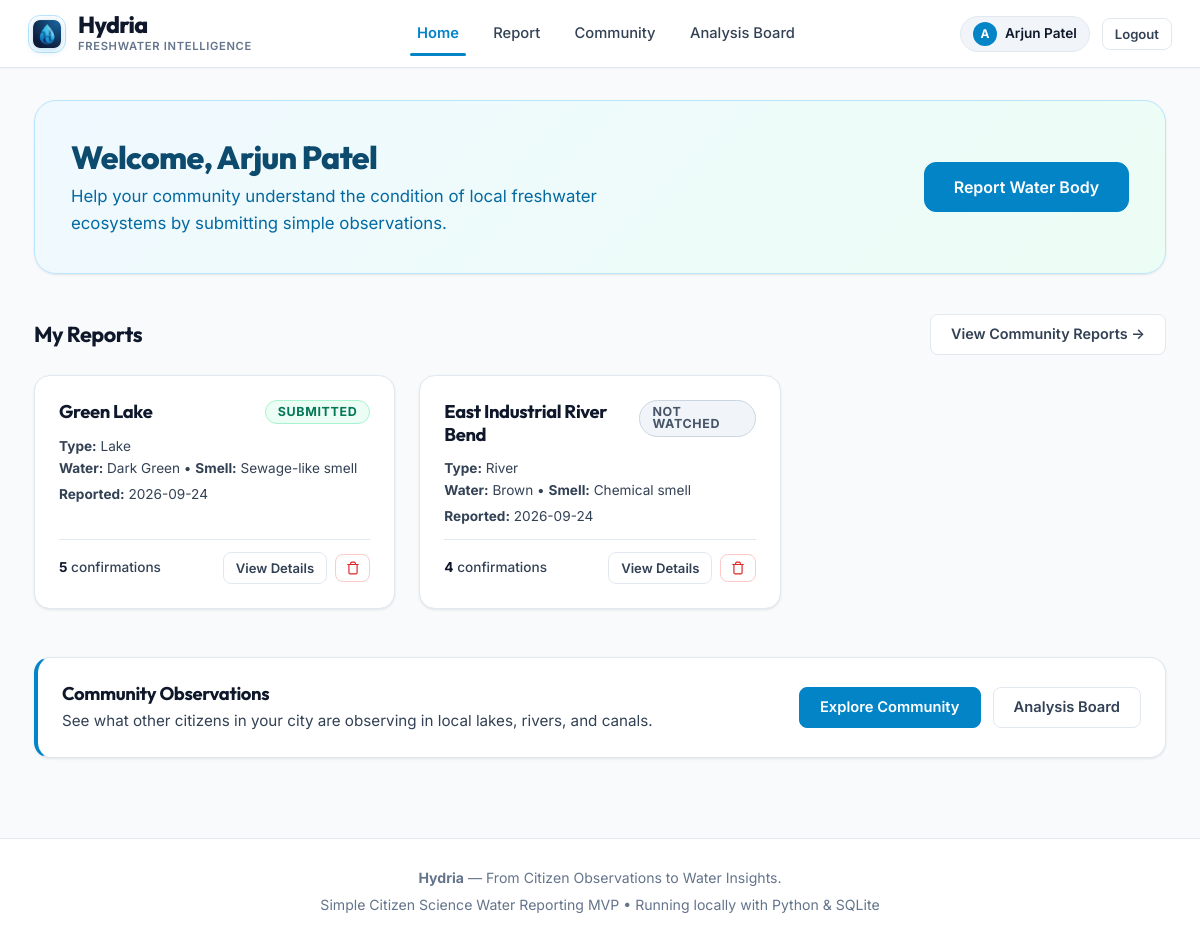
Before: /dashboard (signed in) with the older database file.
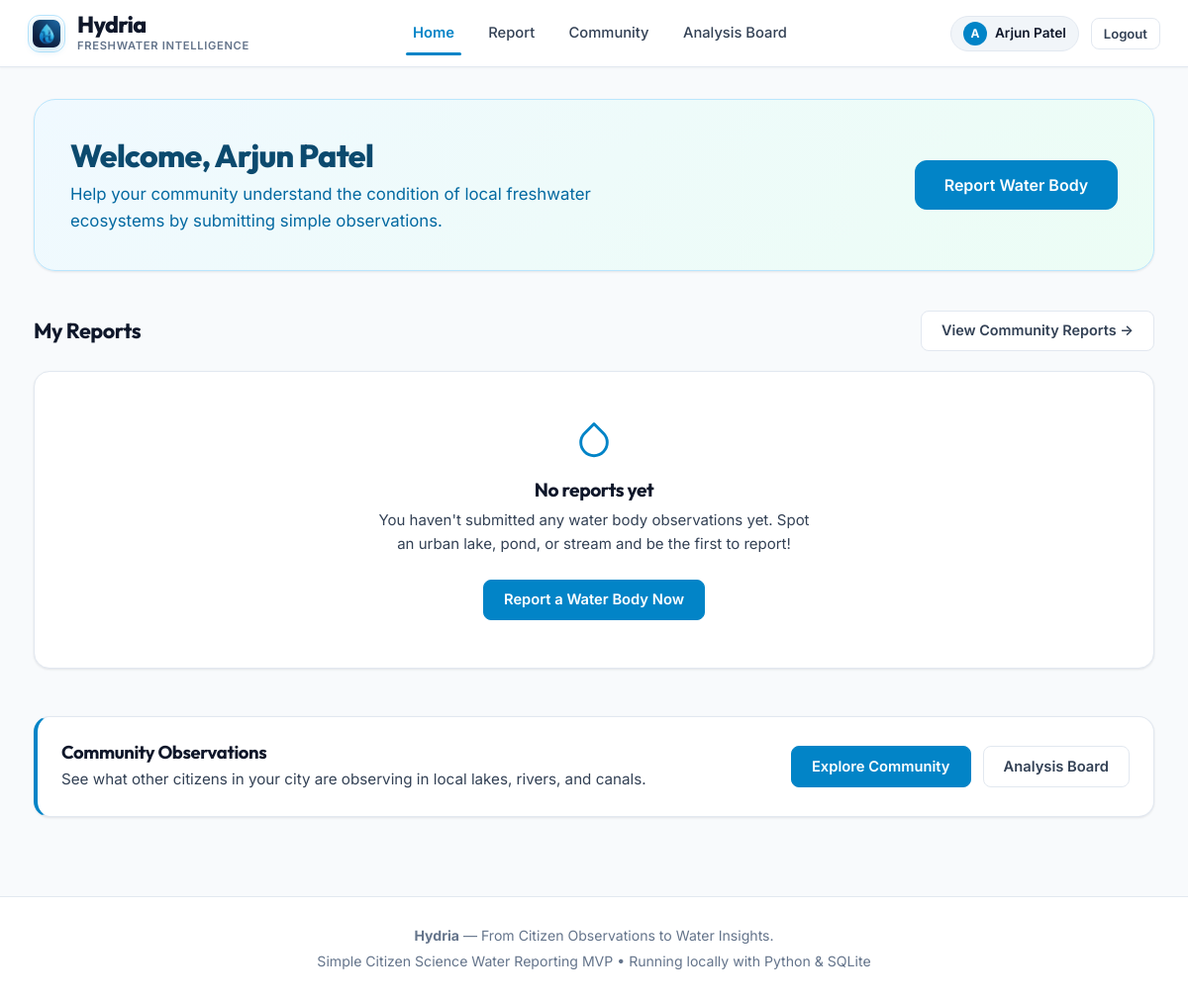
After: the same page with the newer database file.
### tables this page shows
CREATE TABLE reports (
        id INTEGER PRIMARY KEY AUTOINCREMENT,
        user_id INTEGER NOT NULL,
        water_body_name TEXT,
        water_body_type TEXT NOT NULL,
        latitude REAL NOT NULL,
        longitude REAL NOT NULL,
        water_colour TEXT NOT NULL,
        smell TEXT NOT NULL,
        algae TEXT NOT NULL,
        visible_waste TEXT NOT NULL,
        water_appearance TEXT NOT NULL,
        dead_fish TEXT DEFAULT 'No',
        additional_observation TEXT,
        image_path TEXT NOT NULL,
        image_hash TEXT NOT NULL,
        status TEXT NOT NULL CHECK(status IN ('Not Watched', 'In Process', 'Submitted')),
        is_demo INTEGER DEFAULT 0,
        created_at TIMESTAMP DEFAULT CURRENT_TIMESTAMP,
        updated_at TIMESTAMP DEFAULT CURRENT_TIMESTAMP,
        FOREIGN KEY (user_id) REFERENCES users(id) ON DELETE CASCADE
    );

### app.py (the view)
@app.route('/dashboard')
@login_required
def dashboard():
    user_id = session['user_id']
    my_reports = database.get_reports_by_user(user_id)
    return render_template('dashboard.html', reports=my_reports)

### app.py (called while the page is built)
def login_required(f):
    @wraps(f)
    def decorated_function(*args, **kwargs):
        if 'user_id' not in session:
            flash("Please log in to continue.", "info")
            return redirect(url_for('login', next=request.path))
        return f(*args, **kwargs)
    return decorated_function

@app.context_processor
def inject_user():
    user = None
    if 'user_id' in session:
        user = {
            'id': session['user_id'],
            'name': session.get('user_name', 'Citizen Monitor'),
            'email': session.get('user_email', '')
        }
    return dict(current_user=user)

### database.py (called while the page is built)
def get_db_connection():
    conn = sqlite3.connect(DATABASE_PATH)
    conn.row_factory = sqlite3.Row
    conn.execute("PRAGMA foreign_keys = ON")
    return conn

def get_reports_by_user(user_id):
    conn = get_db_connection()
    query = """
        SELECT r.*,
               (SELECT COUNT(*) FROM votes v WHERE v.report_id = r.id) AS vote_count
        FROM reports r
        WHERE r.user_id = ?
        ORDER BY r.created_at DESC
    """
    reports = conn.execute(query, (user_id,)).fetchall()
    conn.close()
    return reports

### templates/dashboard.html (shortened to what the changed rows need)
{% extends "base.html" %}
{% block content %}
<section class="dashboard-hero">
    <div class="dashboard-hero-text">
        <h1>Welcome, {{ current_user.name }}</h1>
    </div>
</section>
<section style="margin-bottom: 3rem;">
    <div class="section-title-bar">
        <h2 class="section-title">My Reports</h2>
    </div>
    {% if reports %}
        <div class="reports-grid">
            {% for r in reports %}
                <div class="card" style="display: flex; flex-direction: column; justify-content: space-between;">
                    <div>
                        <div style="display: flex; align-items: flex-start; justify-content: space-between; gap: 0.5rem; margin-bottom: 0.75rem;">
                            <h3 style="font-size: 1.15rem; font-weight: 700; color: var(--text-primary);">
                                {{ r.water_body_name or "Unnamed " ~ r.water_body_type }}
                            </h3>
                            {% if r.status == 'Submitted' %}
                                <span class="badge badge-submitted">{{ r.status }}</span>
                            {% elif r.status == 'In Process' %}
                                <span class="badge badge-in-process">{{ r.status }}</span>
                            {% else %}
                                <span class="badge badge-not-watched">{{ r.status }}</span>
                            {% endif %}
                        </div>
                        <div style="font-size: 0.85rem; color: var(--text-secondary); margin-bottom: 0.75rem;">
                            <div><strong>Type:</strong> {{ r.water_body_type }}</div>
                            <div><strong>Water:</strong> {{ r.water_colour }} &bull; <strong>Smell:</strong> {{ r.smell }}</div>
                            <div style="margin-top: 0.25rem;"><strong>Reported:</strong> {{ r.created_at[:10] }}</div>
                        </div>
                    </div>
                    <div style="display: flex; align-items: center; justify-content: space-between; padding-top: 0.75rem; border-top: 1px solid var(--border-color); font-size: 0.85rem;">
                        <span style="color: var(--text-secondary); font-weight: 500;">
                            <strong style="color: var(--text-primary);">{{ r.vote_count }}</strong> confirmations
                        </span>
                        <div style="display: flex; align-items: center; gap: 0.5rem;">
                            <a href="{{ url_for('report_detail', report_id=r.id) }}" class="btn btn-secondary btn-sm">
                                View Details
                            </a>
                            <form action="{{ url_for('delete_report_route', report_id=r.id) }}" method="POST"
                                  onsubmit="return confirm('Are you sure you want to delete this report for {{ r.water_body_name or r.water_body_type }}?');" style="margin: 0;">
                                <button type="submit" class="btn btn-danger-outline btn-sm" title="Delete this report" style="padding: 0.35rem 0.6rem; display: inline-flex; align-items: center;">
                                    <svg width="14" height="14" viewBox="0 0 24 24" fill="none" stroke="currentColor" stroke-width="2" stroke-linecap="round" stroke-linejoin="round">
                                        <polyline points="3 6 5 6 21 6"/>
                                        <path d="M19 6v14a2 2 0 0 1-2 2H7a2 2 0 0 1-2-2V6m3 0V4a2 2 0 0 1 2-2h4a2 2 0 0 1 2 2v2"/>
                                    </svg>
                                </button>
                            </form>
                        </div>
                    </div>
                </div>
            {% endfor %}
        </div>
    {% else %}
        <div class="card" style="text-align: center; padding: 3rem 1.5rem;">
            <div style="margin-bottom: 0.75rem; color: var(--primary);">
                <svg width="40" height="40" viewBox="0 0 24 24" fill="none" stroke="currentColor" stroke-width="1.75" stroke-linecap="round" stroke-linejoin="round">
                    <path d="M12 2.69l5.66 5.66a8 8 0 1 1-11.31 0z"/>
                </svg>
            </div>
            <h3 style="font-size: 1.2rem; font-weight: 700; margin-bottom: 0.4rem;">No reports yet</h3>
            <p style="color: var(--text-secondary); max-width: 450px; margin: 0 auto 1.5rem;">
                You haven't submitted any water body observations yet. Spot an urban lake, pond, or stream and be the first to report!
            </p>
            <a href="{{ url_for('report_page') }}" class="btn btn-primary">
                Report a Water Body Now
            </a>
        </div>
    {% endif %}
</section>
{% endblock %}

Changed rows visible on the page:
removed reports: water_body_name "Green Lake", status "SUBMITTED", water_body_type "Lake", water_colour "Dark Green", smell "Sewage-like smell", created_at "2026-09-24", vote_count "5"
removed reports: water_body_name "East Industrial River Bend", status "NOT WATCHED", water_body_type "River", water_colour "Brown", smell "Chemical smell", created_at "2026-09-24", vote_count "4"
Other visible differences:
text now shown: "No reports yet You haven't submitted any water body observations yet. Spot an urban lake, pond, or stream and be the first to report! Report a Water Body Now"
